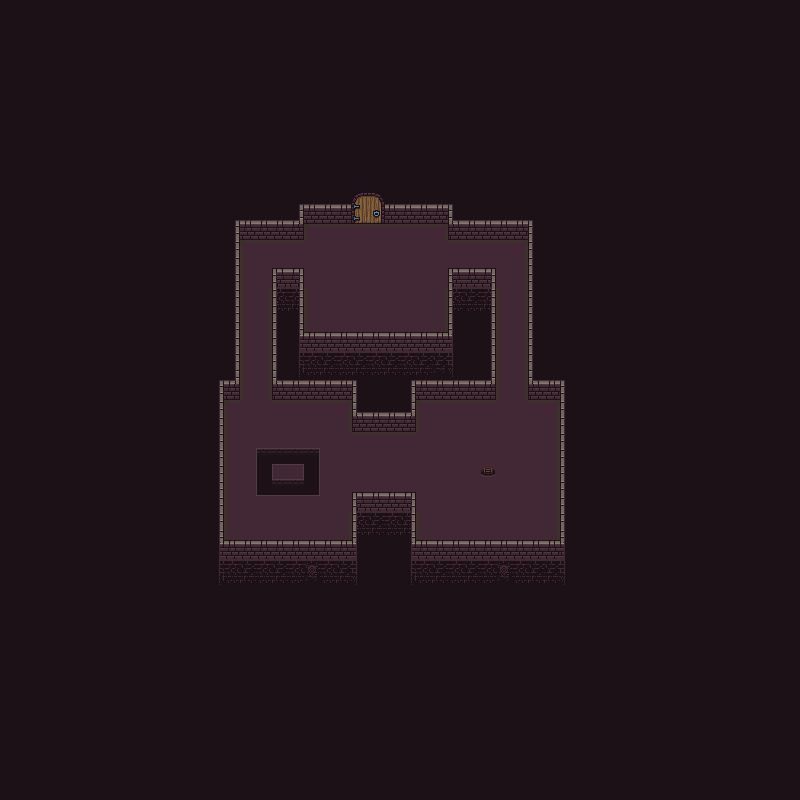

Tiled map render using the project's own tile images. Description and the map definition, with tile-layer contents summarised, below:
An orthogonal 50x50 tile map with 16x16 px tiles, 5 tile layers (background, background2, floor, playerLayer, ...) and 19 objects (spawn).

<map version="1.4" tiledversion="1.4.3" orientation="orthogonal" renderorder="right-down" width="50" height="50" tilewidth="16" tileheight="16" infinite="0" nextlayerid="12" nextobjectid="41">
 <tileset firstgid="1" source="../tilesets/map_tileset.tsx" />
 <layer id="1" name="background" width="50" height="50">
  <data>[2500 cells, 2500 non-empty, 1 distinct tile ids]</data>
 </layer>
 <layer id="4" name="background2" width="50" height="50">
  <data>[2500 cells, 84 non-empty, 11 distinct tile ids]</data>
 </layer>
 <layer id="2" name="floor" width="50" height="50">
  <data>[2500 cells, 317 non-empty, 17 distinct tile ids]</data>
 </layer>
 <layer id="11" name="playerLayer" width="50" height="50">
  <data>[2500 cells, 0 non-empty, 0 distinct tile ids]</data>
 </layer>
 <layer id="3" name="walls" width="50" height="50">
  <data>[2500 cells, 214 non-empty, 28 distinct tile ids]</data>
 </layer>
 <objectgroup id="7" name="solids">
  <object id="18" x="272" y="288" width="32" height="112" />
  <object id="19" x="448" y="288" width="48" height="112" />
  <object id="20" x="304" y="352" width="144" height="48" />
  <object id="21" x="352" y="400" width="64" height="32" />
  <object id="22" x="256" y="448" width="16" height="48" />
  <object id="23" x="304" y="448" width="16" height="48" />
  <object id="24" x="272" y="448" width="32" height="16" />
  <object id="25" x="272" y="480" width="32" height="16" />
  <object id="26" x="480" y="464" width="16" height="16" />
  <object id="27" x="352" y="512" width="64" height="48" />
  <object id="28" x="224" y="560" width="336" height="16" />
  <object id="34" x="304" y="208" width="144" height="16" />
  <object id="35" x="448" y="224" width="80" height="16" />
  <object id="36" x="240" y="224" width="64" height="16" />
  <object id="37" x="224" y="240" width="16" height="160" />
  <object id="38" x="528" y="240" width="32" height="160" />
  <object id="39" x="208" y="400" width="16" height="160" />
  <object id="40" x="560" y="400" width="16" height="160" />
 </objectgroup>
 <objectgroup id="5" name="spawns">
  <object id="1" name="player_spawn" type="spawn" x="487.667" y="449.167">
   <point />
  </object>
 </objectgroup>
</map>
